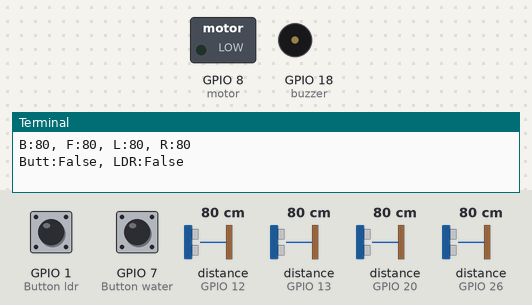
Bench run of a program on a simulated Raspberry Pi (BCM pin numbers). Shown: switched loads named in the program (green lamp = pin HIGH), buzzer (waves = sounding, pin HIGH), the last lines printed to the terminal. Inputs (shaded band) come from the test bench; at power-on: distance to the obstacle (sensors on GPIO 12, GPIO 13, GPIO 20, GPIO 26) 80 cm, GPIO 1 (Button ldr) HIGH, GPIO 7 (Button water) HIGH. The echo pulse lasts 58.3 µs per cm.

Above: at 3.2 s.
3.3 s: distance to the obstacle (sensor on GPIO 12) set to 11 cm
6.2 s: distance to the obstacle (sensor on GPIO 12) set to 8 cm
At 9.0 s:
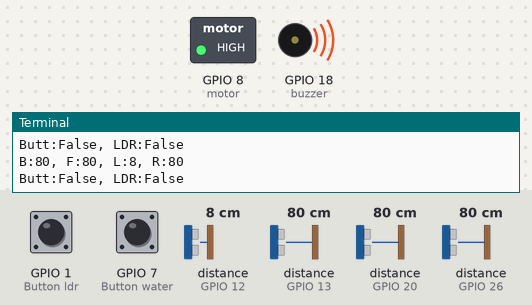
13.6 s: distance to the obstacle (sensor on GPIO 12) set to 18 cm
At 15.7 s:
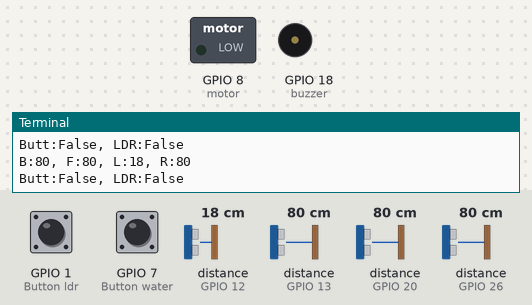
16.5 s: distance to the obstacle (sensor on GPIO 12) set to 2 cm
At 19.3 s:
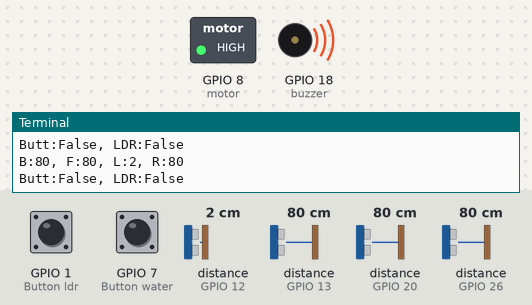
Timing chart, 0 to 20.5 s (numbered marks = the images above; inputs shaded):
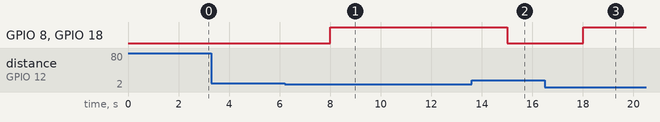

The program:

sonarTest.py
```python
import time
from gpiozero import LED, Button, DistanceSensor

bDist, fDist, lDist, rDist = 0, 0, 0, 0

def hardware():
    global bDist, fDist, lDist, rDist

    buzzer = LED(18)
    motor = LED(8)
    water = Button(7)
    ldr = Button(1)

    left = DistanceSensor(echo=12, trigger=16, max_distance=0.99)
    time.sleep(0.5)
    right = DistanceSensor(echo=20, trigger=21, max_distance=0.99)
    time.sleep(0.5)
    bottom = DistanceSensor(echo=26, trigger=19, max_distance=0.99)
    time.sleep(0.5)
    front = DistanceSensor(echo=13, trigger=6, max_distance=0.99)
    time.sleep(0.5)

    while True:
        bDist = int(bottom.distance * 100)
        fDist = int(front.distance * 100)
        lDist = int(left.distance * 100)
        rDist = int(right.distance * 100)
        time.sleep(1)

        print("B:{}, F:{}, L:{}, R:{}".format(bDist, fDist, lDist, rDist))
        print("Butt:{}, LDR:{}".format(water.is_pressed, ldr.is_pressed))

        if bDist < 10 or fDist < 10 or lDist < 10 or rDist < 10:
            motor.on()
            buzzer.on()
        else:
            motor.off()
            buzzer.off()

if __name__ == "__main__":
    hardware()
```

Measured:
- the behaviour switches between 10 and 9 cm on distance to the obstacle (sensor on GPIO 12) (found by bisection; images 0 and 1)
- after the input at 6.2 s, GPIO 8 (motor), GPIO 18 (buzzer): LOW → HIGH after 1.8 s
- after the input at 13.6 s, GPIO 8 (motor), GPIO 18 (buzzer): HIGH → LOW after 1.4 s
- after the input at 16.5 s, GPIO 8 (motor), GPIO 18 (buzzer): LOW → HIGH after 1.5 s
